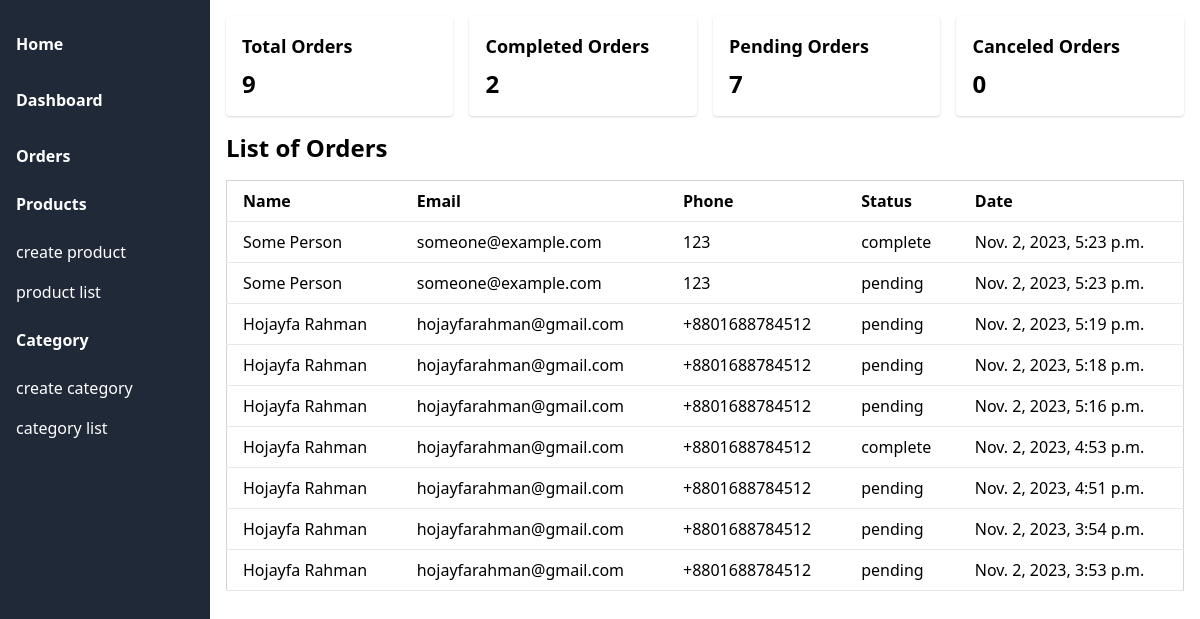
Before: /order_list/ (signed in) with the older database file.
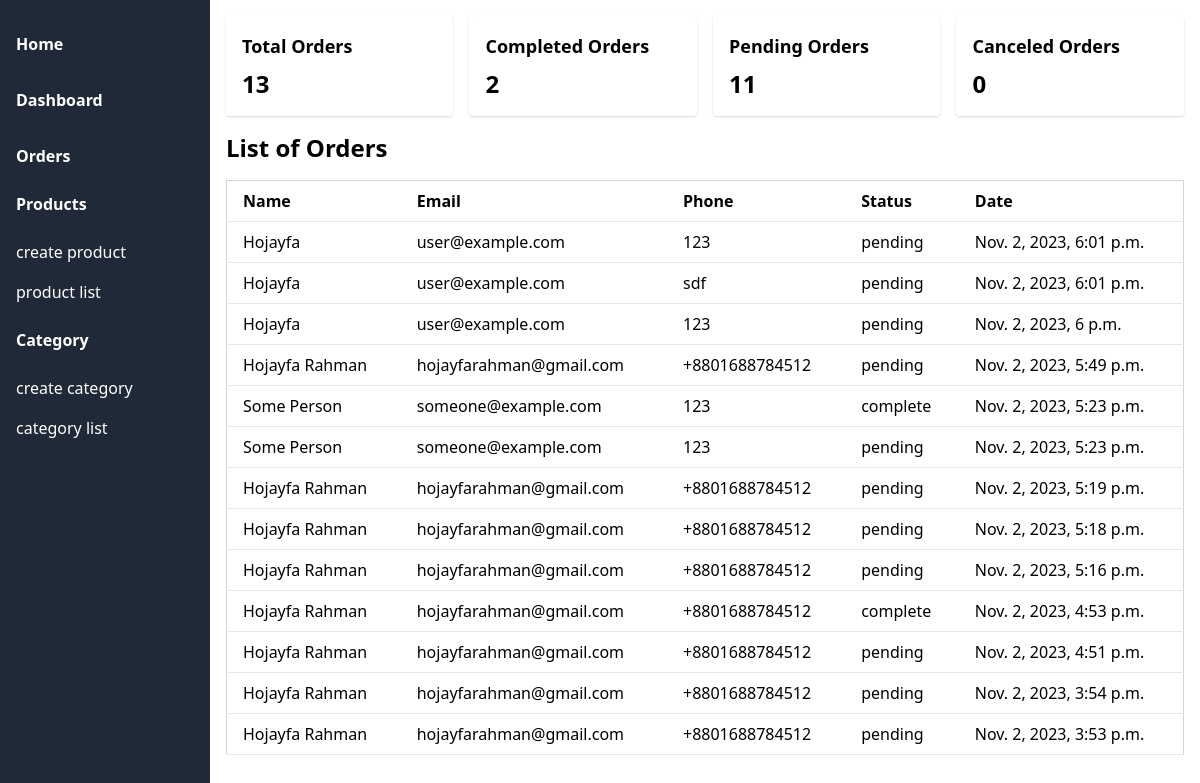
After: the same page with the newer database file.
### orders/models.py (models this page shows, shortened)
class Order(models.Model):
    STATUS_CHOICES = (
        ('pending', 'Pending'),
        ('cancel', 'Canceled'),
        ('complete', 'Completed'),
    )
    name = models.CharField(max_length=255)
    phone = models.CharField(max_length=20)
    email = models.EmailField()
    status = models.CharField(max_length=10, choices=STATUS_CHOICES, default='pending')
    created_at = models.DateTimeField(auto_now_add=True)
    updated_at = models.DateTimeField(auto_now=True)

### administration/views.py (the view)
# urls.py: path('order_list/', views.order_list, name='order-list' ),
@login_required
def order_list(request):
    orders = Order.objects.order_by('-id')
    total = Order.objects.count()
    complete = Order.objects.filter(status='complete').count()
    pending = Order.objects.filter(status='pending').count()
    cancel = Order.objects.filter(status='cancel').count()
    return render(request, 'admin/order/list.html',
    {
        'orders':orders,
        'complete':complete,
        'pending':pending,
        'cancel': cancel,
        'total':total
    })

### cart/context_processors.py (called while the page is built)
def cart_items_count(request):
    session_id = request.session.session_key
    cart_items = CartItem.objects.filter(session_id=session_id)
    cart_items_count = 0
    for item in cart_items:
        cart_items_count += item.quantity
    return {"cart_items_count": cart_items_count}

### administration/templates/admin/order/list.html
{% extends "admin.html" %}
{% block body %}
<div class="container mx-auto p-4">
    <div class="grid grid-cols-1 sm:grid-cols-2 md:grid-cols-4 gap-4">
  <div class="bg-white p-4 rounded shadow">
    <h3 class="text-lg font-semibold mb-2">Total Orders</h3>
    <p class="text-2xl font-bold">{{ total }}</p>
  </div>
  <div class="bg-white p-4 rounded shadow">
    <h3 class="text-lg font-semibold mb-2">Completed Orders</h3>
    <p class="text-2xl font-bold">{{ complete }}</p>
  </div>
  <div class="bg-white p-4 rounded shadow">
    <h3 class="text-lg font-semibold mb-2">Pending Orders</h3>
    <p class="text-2xl font-bold">{{ pending }}</p>
  </div>
  <div class="bg-white p-4 rounded shadow">
    <h3 class="text-lg font-semibold mb-2">Canceled Orders</h3>
    <p class="text-2xl font-bold">{{ cancel}}</p>
  </div>
</div>
    <h1 class="text-2xl font-bold mb-4 mt-4">List of Orders</h1>
    <table class="min-w-full bg-white border border-gray-300 items-center">
      <thead>
        <tr>
          <th class="py-2 px-4 border-b mb-2 text-left">Name</th>
          <th class="py-2 px-4 border-b mb-2 text-left">Email</th>
          <th class="py-2 px-4 border-b mb-2 text-left">Phone</th>
          <th class="py-2 px-4 border-b mb-2 text-left">Status</th>
          <th class="py-2 px-4 border-b mb-2 text-left">Date</th>
        </tr>
      </thead>
      <tbody>
        {% for order in orders %}
        <tr>
          <td class="py-2 px-4 border-b mb-2 text-left">{{order.name}}</td>
          <td class="py-2 px-4 border-b mb-2 text-left">{{order.email}}</td>
          <td class="py-2 px-4 border-b mb-2 text-left">{{order.phone}}</td>
          <td class="py-2 px-4 border-b mb-2 text-left">{{order.status}}</td>
          <td class="py-2 px-4 border-b mb-2 text-left">{{order.created_at}}</td>
        </tr>
        {% endfor %}
      </tbody>
    </table>
  </div>
{% endblock %}

### administration/templates/admin.html (shortened to what this page needs)
<!DOCTYPE html>
<html>
<head>
  <link href="https://cdn.jsdelivr.net/npm/tailwindcss@2.2.4/dist/tailwind.min.css" rel="stylesheet">
</head>
<body>
  <div class="flex">
    <div class="bg-gray-800 w-64 h-screen">
      <ul class="py-4">
        <li class="p-4 hover:bg-gray-700">
          <a href="/" class="text-white font-semibold">Home</a>
        </li>
        <li class="p-4 hover:bg-gray-700">
          <a href="{% url 'dashboard' %}" class="text-white font-semibold">Dashboard</a>
        </li>
        <li class="p-4 hover:bg-gray-700">
          <a href="{% url 'order-list' %}" class="text-white font-semibold">Orders</a>
        </li>
        <li class="mb-2 ">
          <div x-data="{ open: false }">
            <button @click="open = !open" class="flex justify-between w-full items-center text-white hover:bg-gray-600 px-4 py-2 rounded">
              <span class="font-semibold">Products</span>
            </button>
            <div x-show="open" @click.away="open = false" class="mt-2">
              <a href="{% url 'create-product' %}" class="block text-white hover:bg-gray-600 px-4 py-2">create product</a>
              <a href="{% url 'product-list' %}" class="block text-white hover:bg-gray-600 px-4 py-2">product list </a>
            </div>
          </div>
        </li>
        <li class="mb-2 ">
          <div x-data="{ open: false }">
            <button @click="open = !open" class="flex justify-between w-full items-center text-white hover:bg-gray-600 px-4 py-2 rounded">
              <span class="font-semibold">Category</span>
            </button>
            <div x-show="open" @click.away="open = false" class="mt-2">
              <a href="{% url 'create-category' %}" class="block text-white hover:bg-gray-600 px-4 py-2">create category</a>
              <a href="{% url 'category-list' %}" class="block text-white hover:bg-gray-600 px-4 py-2">category list </a>
            </div>
          </div>
        </li>
        </ul>
    </div>
    {% block body %}{% endblock  %}
  </div>
</body>
</html>

Changed rows visible on the page:
added Order: name "Hojayfa", email "user@example.com", phone "123", status "pending", created_at "Nov. 2, 2023, 6:01 p.m."
added Order: name "Hojayfa", email "user@example.com", phone "sdf", status "pending", created_at "Nov. 2, 2023, 6:01 p.m."
added Order: name "Hojayfa", email "user@example.com", phone "123", status "pending", created_at "Nov. 2, 2023, 6 p.m."
added Order: name "Hojayfa Rahman", email "hojayfarahman@gmail.com", phone "+8801688784512", status "pending", created_at "Nov. 2, 2023, 5:49 p.m."
Other visible differences:
{{ total }}: "9" → "13"
{{ pending }}: "7" → "11"
